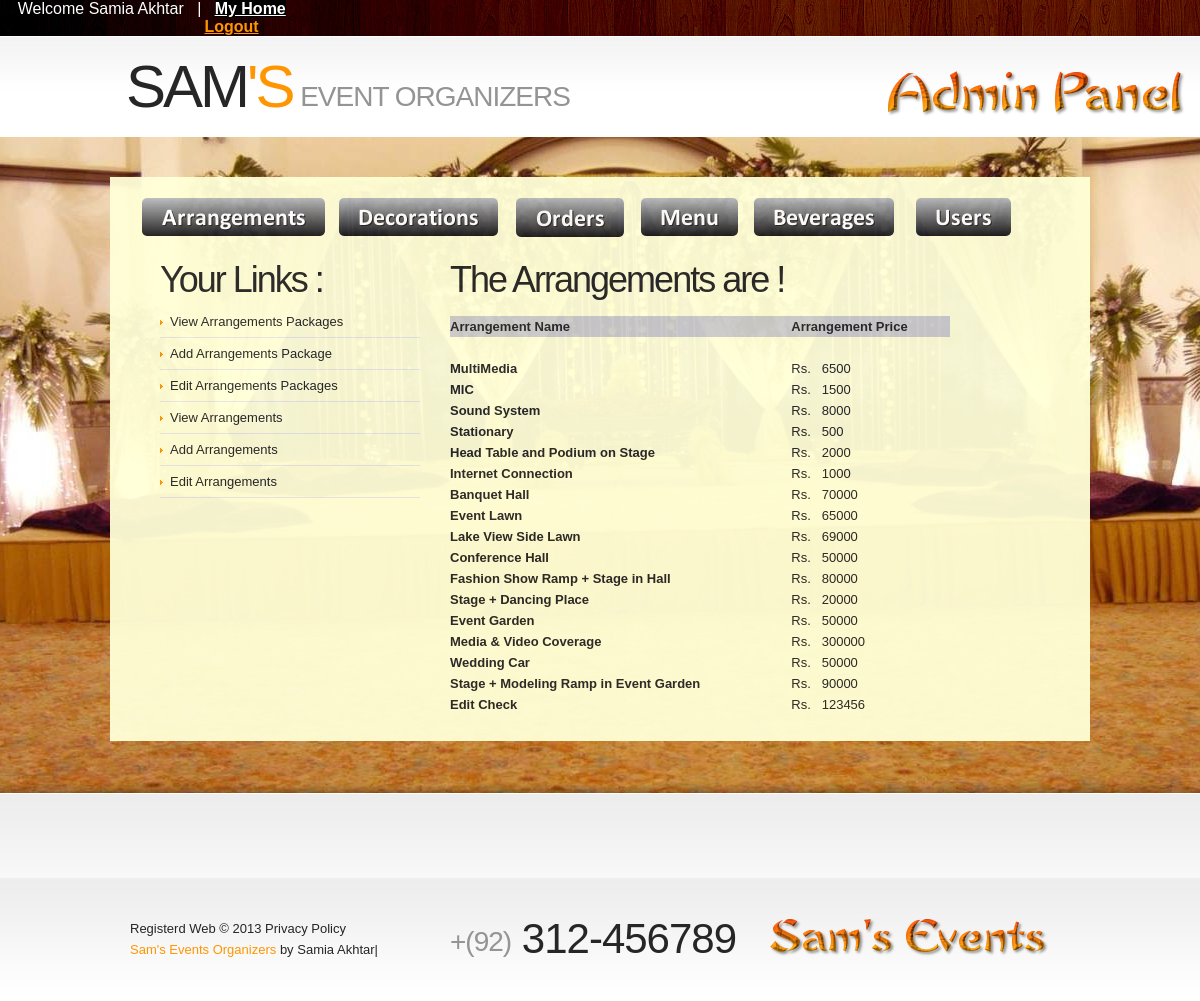
The page /admin/view_arrangements.php (signed in) on the database its author committed.
### tables this page shows
CREATE TABLE IF NOT EXISTS `event_arrangements` (
  `arrangement_id` int(11) NOT NULL AUTO_INCREMENT,
  `material_name` varchar(255) NOT NULL,
  `material_price` varchar(255) NOT NULL,
  `material_detail` varchar(255) NOT NULL,
  PRIMARY KEY (`arrangement_id`)
);

### admin/view_arrangements.php (the view, shortened to what this page needs)
<!DOCTYPE html>
<html lang="en">
<head>
    <link rel="stylesheet" href="css/reset.css" type="text/css" media="screen">
    <link rel="stylesheet" href="css/style.css" type="text/css" media="screen">
    <link rel="stylesheet" href="css/grid.css" type="text/css" media="screen">
</head>
<body id="page2">
    <header>
    <?php
if (!isset($_SESSION['s_name'])){
                          echo "<div class=mybar id=L1 style=background-image:url(images/bg-top-tail2.jpg)>
      <div class=menu> &nbsp; &nbsp;&nbsp; &nbsp; &nbsp; &nbsp;  &nbsp; &nbsp; &nbsp; &nbsp; &nbsp;  &nbsp; &nbsp; &nbsp; &nbsp; &nbsp;  &nbsp; &nbsp; &nbsp; &nbsp; &nbsp; &nbsp; &nbsp; &nbsp; &nbsp; &nbsp; &nbsp; &nbsp; &nbsp; &nbsp; &nbsp; &nbsp; &nbsp; &nbsp; &nbsp; &nbsp; &nbsp; &nbsp; &nbsp; &nbsp; &nbsp; &nbsp; &nbsp; &nbsp; &nbsp; &nbsp; &nbsp; &nbsp; &nbsp; &nbsp; &nbsp; &nbsp; &nbsp; &nbsp; &nbsp; &nbsp; &nbsp; &nbsp; &nbsp; &nbsp; &nbsp; &nbsp; &nbsp; &nbsp; &nbsp; &nbsp; &nbsp; &nbsp; &nbsp; &nbsp; &nbsp; &nbsp; &nbsp; &nbsp; &nbsp; &nbsp; &nbsp; &nbsp; &nbsp; &nbsp; &nbsp; &nbsp; &nbsp; &nbsp; &nbsp; &nbsp; &nbsp; &nbsp; &nbsp; &nbsp; &nbsp; &nbsp; &nbsp; &nbsp; &nbsp; &nbsp; &nbsp; &nbsp; &nbsp; &nbsp; &nbsp; &nbsp; &nbsp; &nbsp; &nbsp; &nbsp; &nbsp; &nbsp; &nbsp; &nbsp; &nbsp; &nbsp; &nbsp; &nbsp; &nbsp; &nbsp; &nbsp; &nbsp; &nbsp; &nbsp; &nbsp; &nbsp; &nbsp; &nbsp; &nbsp; &nbsp;&nbsp;&nbsp;&nbsp;&nbsp;&nbsp;&nbsp;&nbsp;&nbsp;&nbsp; &nbsp;&nbsp;&nbsp;&nbsp;&nbsp;&nbsp;&nbsp;&nbsp;&nbsp;&nbsp; &nbsp; &nbsp; &nbsp; &nbsp; &nbsp; &nbsp; &nbsp; &nbsp; &nbsp; &nbsp;&nbsp;&nbsp;&nbsp;&nbsp;&nbsp;&nbsp;&nbsp;&nbsp;&nbsp;
                                <a href=admin_home.php>Login</a> </div></div>";
    }
	else
	{
 echo "  <div class=mybar  id=L2 style=background-image:url(images/bg-top-tail2.jpg)>
      <div class=menu>  &nbsp; &nbsp;";
	$name= $_SESSION['s_name'];
echo " Welcome $name ";
	echo " &nbsp; | &nbsp; <a href=myadmin.php class=active><strong>My Home</strong></a> &nbsp; &nbsp; &nbsp; &nbsp; &nbsp; &nbsp; &nbsp;&nbsp; &nbsp; &nbsp; &nbsp;  &nbsp; &nbsp; &nbsp; &nbsp; &nbsp;  &nbsp; &nbsp; &nbsp; &nbsp; &nbsp;  &nbsp; &nbsp; &nbsp; &nbsp; &nbsp; &nbsp; &nbsp; &nbsp; &nbsp; &nbsp; &nbsp; &nbsp; &nbsp; &nbsp; &nbsp; &nbsp; &nbsp; &nbsp; &nbsp; &nbsp; &nbsp; &nbsp; &nbsp; &nbsp; &nbsp; &nbsp; &nbsp; &nbsp; &nbsp; &nbsp; &nbsp; &nbsp; &nbsp; &nbsp; &nbsp; &nbsp; &nbsp; &nbsp; &nbsp; &nbsp; &nbsp; &nbsp; &nbsp; &nbsp; &nbsp; &nbsp; &nbsp; &nbsp; &nbsp; &nbsp; &nbsp; &nbsp; &nbsp; &nbsp; &nbsp; &nbsp; &nbsp; &nbsp; &nbsp; &nbsp; &nbsp; &nbsp; &nbsp; &nbsp; &nbsp; &nbsp; &nbsp; &nbsp; &nbsp; &nbsp; &nbsp; &nbsp; &nbsp; &nbsp; &nbsp; &nbsp; &nbsp; &nbsp; &nbsp; &nbsp; &nbsp;  &nbsp; &nbsp; &nbsp; &nbsp; &nbsp; &nbsp; &nbsp; &nbsp;  &nbsp; &nbsp; &nbsp; &nbsp; &nbsp; &nbsp; &nbsp; &nbsp; &nbsp; &nbsp; &nbsp; &nbsp; &nbsp; &nbsp; &nbsp; &nbsp;
                             <a href=logout.php><strong>Logout</strong></a>
							 <br>  </div></div>";
                         }
    ?>
    <div class="row-2">
       	<div class="main">
            	<div class="container_12">
                	<div class="grid_9">
                    	<h1>
                            <a class="logo" href="home.php">Sam<strong>'s</strong></a>
                            <span>Event Organizers</span>
                        </h1>
                    </div>
                    <div class="grid_3">
                    	<form id="search-form" method="post" enctype="multipart/form-data">
                    	  <img src="images/cooltext1148775572.png" width="298" height="46">
                    	</form>
                  </div>
                </div>
      </div>
      </div>
</header><div class="ic"></div>
    <section id="content">
        <div class="bg-top">
        	<div class="bg-top-2">
                <div class="bg">
                    <div class="bg-top-shadow">
                        <div class="main">
                          <div class="trans" style="background-color:#FFFFD7">
                             <div class="container_12">
                                <div class="wrapper">
                                  <table width="981" border="0" cellspacing="10" cellpadding="" align="center">
  <tr><td colspan="6"><br></td></tr>
  <tr>
    <td width="183">&nbsp; &nbsp; &nbsp; <a href="mange_arrangements.php"> <img src="images/admin (3).png" width="183" height="38"></a></td>
    <td width="159">&nbsp; <a href="view_decorations.php"><img src="images/admin (4).png" width="159" height="38"></a></td>
    <td width="108"><span><a href="orders_page.php"><img src="images/admin (5).png" width="108" height="39"></a></span></td>
    <td width="97"><a href="menu_page.php"><img src="images/admin (7).png" width="97" height="38"></a></td>
    <td width="140"><a href="beverages_page.php"><img src="images/admin (8).png" width="140" height="38"></a></td>
    <td width="160"><a href="users_page.php"><img src="images/admin (6).png" width="95" height="38"></a></td>
    </tr>
    <tr><td colspan="6"><br></td></tr>
</table>
                                            <div class="grid_12">
                                                <div class="wrapper">
                                                    <article class="grid_4 alpha">
                                                        <div class="indent">
                                                            <h3 class="prev-indent-bot2">Your Links : </h3>
                                                            <ul class="list-2">
                                                              <li><a href="mange_arrangements.php">View Arrangements Packages</a></li>
                                                                <li><a href="add_arr.php">Add Arrangements Package</a></li>
                                                                <li><a href="edit_arr_main_page.php">Edit Arrangements Packages</a></li>
                                                                <li><a href="view_arrangements.php">View Arrangements</a></li>
                                                                <li><a href="add_new_arr.php">Add Arrangements</a></li>
                                                                <li><a href="edit_arrangements.php">Edit Arrangements</a></li>
                                                            </ul>
                                                        </div>
                                                    </article>
                                                    <article class="grid_8 omega">
                                                        <div class="indent-right">
                                                            <h3 class="p2"> The Arrangements are !</h3>
                                                            <div class="wrapper prev-indent-bot2">
                                                              <table width="500"><tr><td bgcolor="#CCCCCC"><b>Arrangement Name<br></b></td><td bgcolor="#CCCCCC"><b>Arrangement Price<b><br></td></tr>
                                                              <tr><td><br></td></tr>
                                                                 <?php
		$sql = "SELECT * FROM event_arrangements ";
	$rs = mysql_query($sql) or die(mysql_error());
		if(mysql_num_rows($rs)>0)
	{
		while($row = mysql_fetch_array($rs))
		{
		 echo "<tr><td><b>". $row['material_name']."</b></td>";
        echo "<td>Rs. &nbsp; ".$row['material_price']."</td></tr>";
	}
	}
  ?>
           <tr><td><br></td></tr>
     </table>                                 </div>
                                   </article>
                                </div>
                             </div>
                         </div>
                      </div>
                  </div>
              </div>
          </div>
      </div>
                    </div>
                </div>
        <div class="bg-bot">
        </div>
    </section>
<footer>
        <div class="main">
        	<div class="container_12">
  <div class="wrapper">
                	<div class="grid_4">
                    	<div>Registerd Web &copy; 2013 <a class="link color-3" href="#">Privacy Policy</a></div>
                        <div><a rel="nofollow" target="_blank" hrfhome.php">Sam's Events Organizers</a> by Samia Akhtar|</div>
                    </div>
                    <div class="grid_4">
                    	<span class="phone-numb"><span>+(92)</span> 312-456789</span>
                    </div>
                    <div class="grid_4">
                    	<ul class="list-services">
                        	<li><img src="images/cooltext1148772876.png" width="279" height="39"></li>
                        </ul>
                    </div>
                </div>
            </div>
        </div>
</footer>
</body>
</html>

### admin/css/style.css (style rules this page uses)
article, aside, audio, canvas, command, datalist, details, embed, figcaption, figure, footer, header, hgroup, keygen, meter, nav, output, progress, section, source, video { display:block }
html { width:100% }
body { font-family:Arial, Helvetica, sans-serif;font-size:100%;color:#262626;min-width:980px;background:#fff }
.bg-top-shadow { width:100%; background:url(../images/bg-top-shadow.png) center bottom repeat-x; padding:40px 0 52px }
.bg-top { width:100%; background:url(../images/bg-top-tail.jpg) center top repeat-x }
.bg-top-2 { width:100%; background:url(../images/bg-top-tail2.jpg) center top repeat-y }
.bg { width:100%; background:url(../images/bg-top.jpg) center top no-repeat fixed }
.bg-bot { width:100%; background:url(../images/bg-bot-tail.gif) center top repeat-x #fff; padding:30px 0 55px }
.main { width:980px;padding:0;margin:0 auto;font-size:0.8125em;line-height:1.6153em }
a { color:#ff9601; outline:none }
.wrapper { width:100%; overflow:hidden; position:relative }
.trans { filter: Alpha(Opacity=95); opacity:0.95; }
.mybar { font-family:Arial, Helvetica, sans-serif; color:#FFF; background-image:url(file:///E|/Vertigo/VertrigoServ/www/Event_Management/user/images/bg-top-tail2.jpg) }
.p2 { margin-bottom:15px }
.color-3 { color:#262626 }
.indent-right { padding-right:30px }
.indent { padding:0 10px 0 30px }
.prev-indent-bot2 { margin-bottom:5px }
.menu li a, .list-1 li a, .list-2 li a, .link, .button, .logo { text-decoration:none }
header { width:100%;position:relative;z-index:2 }
.row-2 { width:100%;min-height:101px;background:url(../images/row2-tail.gif) left top repeat-x #fff }
h1 { padding:15px 0 0 0;position:relative;font-weight:normal;text-transform:uppercase;margin-left:-4px;font-family:"Trebuchet MS", Arial, Helvetica, sans-serif }
h1 span { display:inline-block; font-size:28px; line-height:1.2em; color:#949494; letter-spacing:-1px; padding:29px 0 0 4px }
.logo { display:inline-block;font-size:60px;line-height:1.2em;;color:#262626;cursor:pointer;letter-spacing:-3px }
.logo strong { color:#ff9601; font-weight:normal }
.menu { padding:0;width:100% }
.menu a.active { color:#fff;background-position:left top;background-repeat:repeat-x;background-color:#000 }
#search-form { padding:35px 0px 0 37px }
#content { width:100%;padding:0;position:relative;z-index:1 }
h3 { font-family:"Trebuchet MS", Arial, Helvetica, sans-serif;font-size:36px;line-height:1.2em;margin:0 0 22px 0;color:#262626;font-weight:normal;letter-spacing:-2px }
.list-2 li { line-height:1.23em;padding:8px 0;background:url(../images/pic-1.gif) 0 bottom repeat-x }
.list-2 li a { display:inline-block; color:#262626; padding-left:10px; background:url(../images/marker-2.gif) 0 6px no-repeat }
footer { width:100%;padding:40px 0 33px;background:url(../images/footer-tail.gif) center top repeat-x #fff }
.phone-numb { display:inline-block;font-size:42px;line-height:1.2em;font-family:"Trebuchet MS", Arial, Helvetica, sans-serif;letter-spacing:-1px;margin-top:-4px }
.phone-numb span { display:inline-block; font-size:28px; color:#949494; padding-top:3px }
.list-services { padding:0 }
.list-services li { float:left; padding:0 0 0 20px }
.list-services li:first-child { padding:0 }

### admin/css/grid.css (style rules this page uses)
.container_12 { margin-left: auto; margin-right: auto; width: 960px; }
.grid_1, .grid_2, .grid_3, .grid_4, .grid_5, .grid_6, .grid_7, .grid_8, .grid_9, .grid_10, .grid_11, .grid_12 { display:inline; float: left; position: relative; margin-left: 10px; margin-right: 10px; }
.alpha { margin-left: 0; }
.omega { margin-right: 0; }
.container_12 .grid_3 { width:220px; }
.container_12 .grid_4 { width:300px; }
.container_12 .grid_8 { width:620px; }
.container_12 .grid_9 { width:700px; }
.container_12 .grid_12 { width:940px; }

### rows shown on the page
event_arrangements: material_name "MultiMedia", material_price "6500"
event_arrangements: material_name "MIC", material_price "1500"
event_arrangements: material_name "Sound System", material_price "8000"
event_arrangements: material_name "Stationary", material_price "500"
event_arrangements: material_name "Head Table and Podium on Stage", material_price "2000"
event_arrangements: material_name "Internet Connection", material_price "1000"
event_arrangements: material_name "Banquet Hall", material_price "70000"
event_arrangements: material_name "Event Lawn", material_price "65000"
event_arrangements: material_name "Lake View Side Lawn", material_price "69000"
event_arrangements: material_name "Conference Hall", material_price "50000"
event_arrangements: material_name "Fashion Show Ramp + Stage in Hall", material_price "80000"
event_arrangements: material_name "Stage + Dancing Place", material_price "20000"
event_arrangements: material_name "Event Garden", material_price "50000"
event_arrangements: material_name "Media & Video Coverage", material_price "300000"
event_arrangements: material_name "Wedding Car", material_price "50000"
event_arrangements: material_name "Stage + Modeling Ramp in Event Garden", material_price "90000"
event_arrangements: material_name "Edit Check", material_price "123456"

### other values the page prints
$name "Samia Akhtar"
